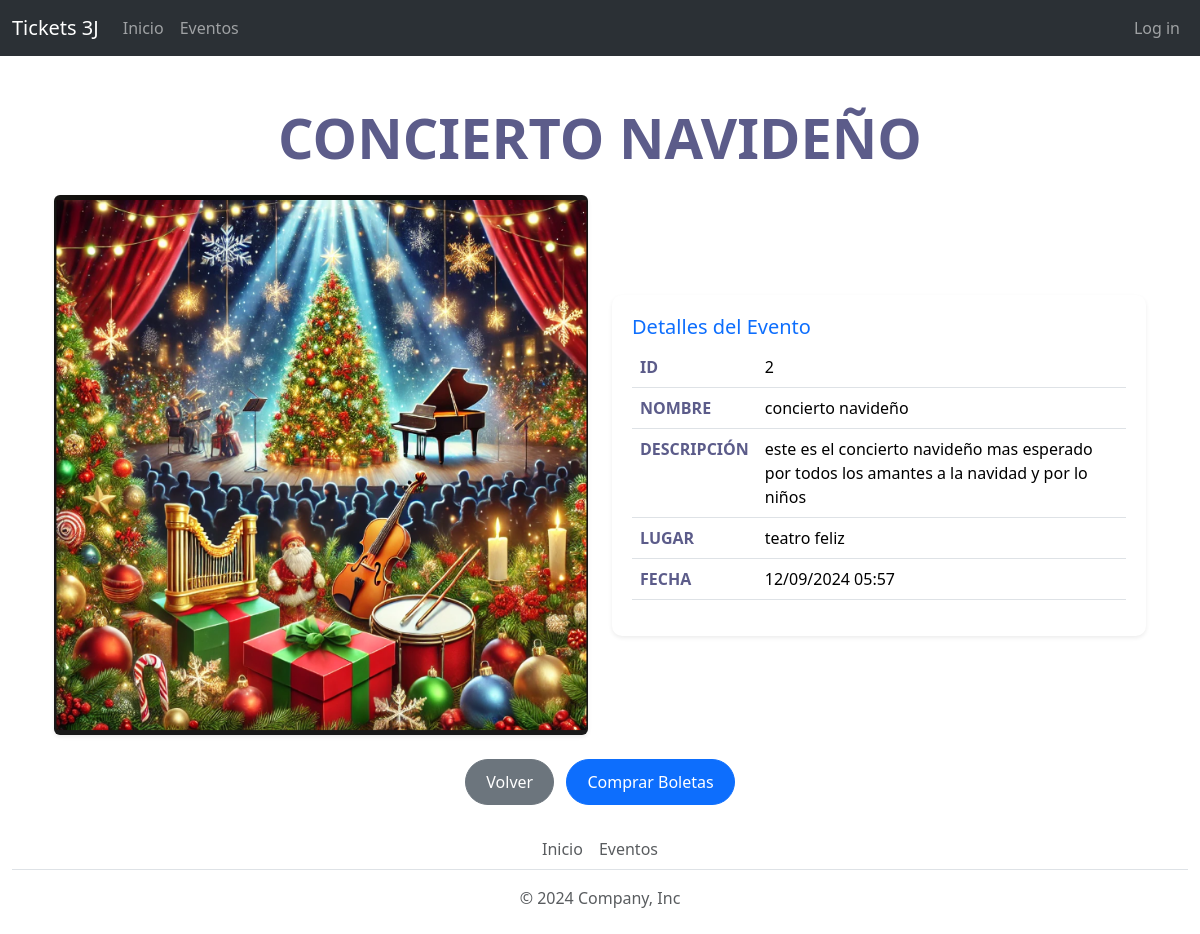
/eventos/detalle/2/, run on the app's committed database.
### eventos/models.py (models this page shows, shortened)
class Evento(models.Model):
    nombre = models.CharField(max_length=200)
    descripcion = models.TextField()
    fecha = models.DateTimeField()
    lugar = models.CharField(max_length=200)
    tipo = models.CharField(max_length=50)
    total_boletas = models.PositiveIntegerField()  # Total de boletas para el evento
    imagen = models.FileField(upload_to="eventos/", null=True, blank=True)

### eventos/views.py (the view)
# urls.py: path('detalle/<id>/',views.detalleProducto, name='detalleEvento'),
def detalleProducto(request, id):
    evento = Evento.objects.get(id=id)  # Cambié de Eventos a evento
    context = {'evento': evento}  # Asegúrate de usar 'evento' en minúsculas
    template = loader.get_template("detalleEvento.html")
    return HttpResponse(template.render(context, request))

### eventos/templates/detalleEvento.html (shortened to what this page needs)
{% extends 'base.html' %}
{% load static %}
{% block extrahead %}
<link rel="stylesheet" href="{% static 'css/detalle.css' %}">
{% endblock extrahead %}
{% block content %}
<div class="container mt-5">
    <h1 class="display-4 text-center mb-4" id="title">{{ evento.nombre }}</h1>
    <div class="row align-items-center">
        <div class="col-lg-6 col-md-12 text-center">
            <img src="{% if evento.imagen %}{{ evento.imagen.url }}{% else %}{% static 'images/default-image.jpg' %}{% endif %}"
                 class="img-fluid rounded shadow-sm"
                 alt="Imagen de {{ evento.nombre }}">
        </div>
        <div class="col-lg-6 col-md-12">
            <div class="card shadow-sm">
                <div class="card-body">
                    <h5 class="card-title text-primary">Detalles del Evento</h5>
                    <table class="table table-hover">
                        <tbody>
                            <tr>
                                <th scope="row">ID</th>
                                <td>{{ evento.id }}</td>
                            </tr>
                            <tr>
                                <th scope="row">Nombre</th>
                                <td>{{ evento.nombre }}</td>
                            </tr>
                            <tr>
                                <th scope="row">Descripción</th>
                                <td>{{ evento.descripcion }}</td>
                            </tr>
                            <tr>
                                <th scope="row">Lugar</th>
                                <td>{{ evento.lugar }}</td>
                            </tr>
                            <tr>
                                <th scope="row">Fecha</th>
                                <td>{{ evento.fecha|date:"d/m/Y H:i" }}</td>
                            </tr>
                        </tbody>
                    </table>
                </div>
            </div>
        </div>
    </div>
    <div class="text-center mt-4">
        <a type="button" class="btn btn-secondary me-2" href="{% url 'EventosIndex' %}">
             Volver
        </a>
        <a href="{% url 'comprar_boletas' evento.id %}" class="btn btn-primary">
             Comprar Boletas
        </a>
    </div>
</div>
{% endblock content %}

### static/css/detalle.css (style rules this page uses)
#title { color: #5c5c8a; font-weight: bold; text-transform: uppercase; margin-bottom: 20px; }
.card { border: none; border-radius: 10px; }
.card-body { padding: 20px; }
.table th { color: #5c5c8a; font-weight: bold; text-transform: uppercase; }
.table td { font-size: 16px; }
.btn { padding: 10px 20px; border-radius: 30px; font-size: 16px; }

### data on the page
Evento: nombre "CONCIERTO NAVIDEÑO", imagen (picture), id "2", nombre "concierto navideño", descripcion "este es el concierto navideño mas esperado por todos los amantes a la navidad y por lo niños", lugar "teatro feliz", fecha "12/09/2024 05:57"
